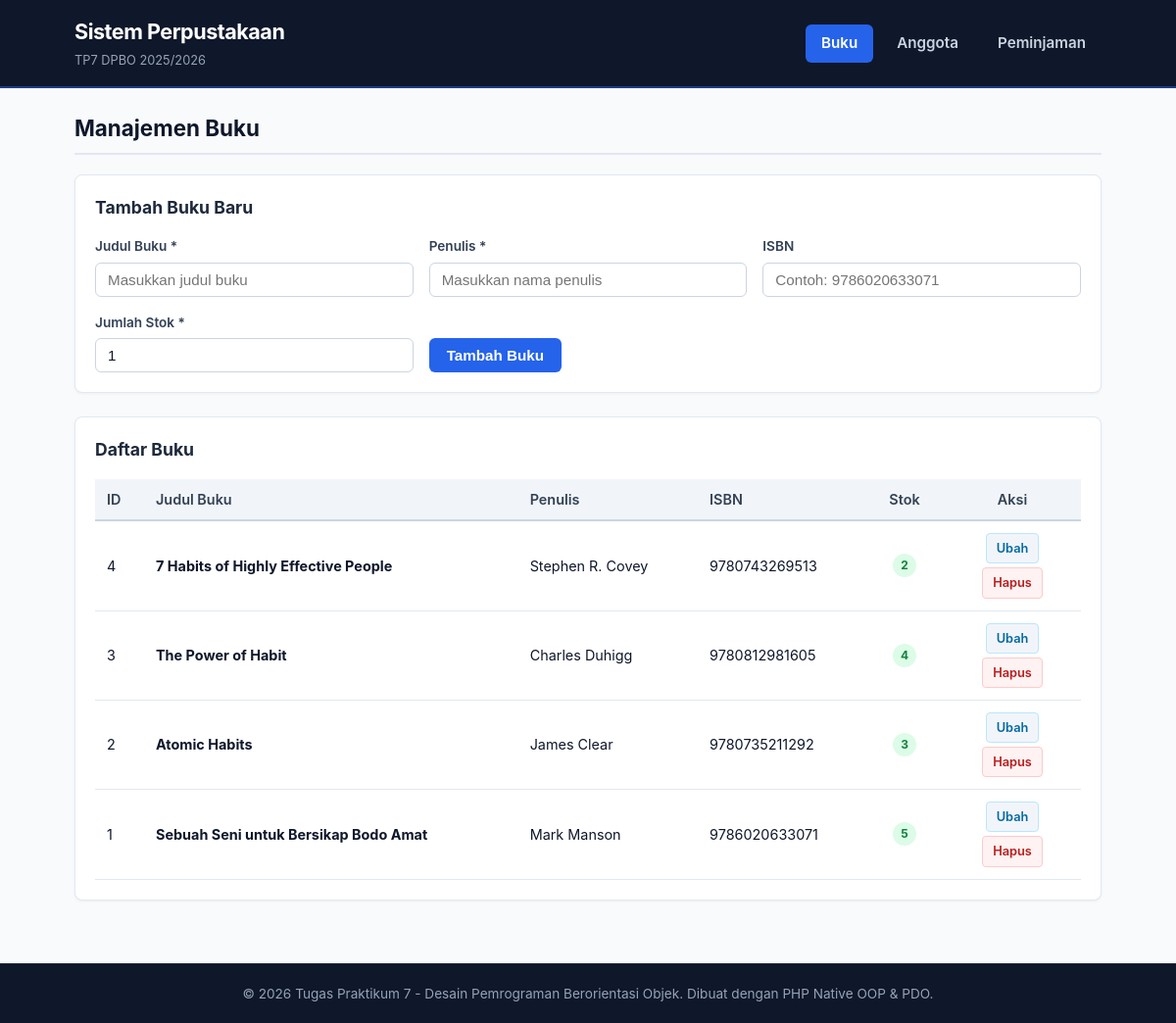
The page / on the database its author committed.
### tables this page shows
CREATE TABLE IF NOT EXISTS books (
    id INT AUTO_INCREMENT PRIMARY KEY,
    title VARCHAR(255) NOT NULL,
    author VARCHAR(100) NOT NULL,
    isbn VARCHAR(13) UNIQUE,
    stock INT NOT NULL DEFAULT 0
);

### config/db.php (called while the page is built, shortened)
<?php
class Database {
    private $host = "localhost";
    private $username = "root";
    private $password = "";
    private $dbname = "db_library";
    public function __construct() {
        try {
            $this->conn = new PDO("mysql:host={$this->host};dbname={$this->dbname};charset=utf8mb4", $this->username, $this->password);
        } catch (PDOException $e) {
            die("Koneksi database gagal: " . $e->getMessage());
        }
    }
}
?>

### class/Book.php (called while the page is built, shortened)
<?php
require_once __DIR__ . '/../config/db.php';
class Book {
    private $db;
    public function __construct() {
        $this->db = (new Database())->conn;
    }
    public function getAllBooks() {
        $stmt = $this->db->prepare("SELECT * FROM books ORDER BY id DESC");
        $stmt->execute();
        return $stmt->fetchAll();
    }
}
?>

### view/books.php (the view, shortened to what this page needs)
<?php
$editBook = null;
?>
<div class="page-header">
    <h2>Manajemen Buku</h2>
</div>
<div class="card form-card">
    <h3><?= $editBook ? 'Ubah Data Buku' : 'Tambah Buku Baru' ?></h3>
    <form method="POST" action="index.php?page=books" class="grid-form">
        <div class="form-group">
            <label for="title">Judul Buku *</label>
            <input type="text" id="title" name="title" required value="<?= $editBook ? htmlspecialchars($editBook['title']) : '' ?>" placeholder="Masukkan judul buku">
        </div>
        <div class="form-group">
            <label for="author">Penulis *</label>
            <input type="text" id="author" name="author" required value="<?= $editBook ? htmlspecialchars($editBook['author']) : '' ?>" placeholder="Masukkan nama penulis">
        </div>
        <div class="form-group">
            <label for="isbn">ISBN</label>
            <input type="text" id="isbn" name="isbn" value="<?= $editBook ? htmlspecialchars($editBook['isbn'] ?? '') : '' ?>" placeholder="Contoh: 9786020633071">
        </div>
        <div class="form-group">
            <label for="stock">Jumlah Stok *</label>
            <input type="number" id="stock" name="stock" required min="0" value="<?= $editBook ? htmlspecialchars($editBook['stock']) : '1' ?>">
        </div>
        <div class="form-actions">
            <?php if ($editBook): ?>
                <button type="submit" name="update_book" class="btn btn-primary">Simpan Perubahan</button>
                <a href="index.php?page=books" class="btn btn-secondary">Batal</a>
            <?php else: ?>
                <button type="submit" name="add_book" class="btn btn-primary">Tambah Buku</button>
            <?php endif; ?>
        </div>
    </form>
</div>
<div class="card table-card">
    <h3>Daftar Buku</h3>
    <div class="table-responsive">
        <table>
            <thead>
                <tr>
                    <th style="width: 50px;">ID</th>
                    <th>Judul Buku</th>
                    <th>Penulis</th>
                    <th>ISBN</th>
                    <th style="width: 80px; text-align: center;">Stok</th>
                    <th style="width: 140px; text-align: center;">Aksi</th>
                </tr>
            </thead>
            <tbody>
                <?php
                $booksList = $book->getAllBooks();
                if (empty($booksList)):
                ?>
                <tr>
                    <td colspan="6" class="text-center text-muted">Belum ada data buku.</td>
                </tr>
                <?php else: ?>
                    <?php foreach ($booksList as $b): ?>
                    <tr>
                        <td><?= htmlspecialchars($b['id']) ?></td>
                        <td><strong><?= htmlspecialchars($b['title']) ?></strong></td>
                        <td><?= htmlspecialchars($b['author']) ?></td>
                        <td><?= htmlspecialchars($b['isbn'] ?? '-') ?></td>
                        <td style="text-align: center;">
                            <span class="badge <?= $b['stock'] > 0 ? 'badge-success' : 'badge-danger' ?>">
                                <?= htmlspecialchars($b['stock']) ?>
                            </span>
                        </td>
                        <td style="text-align: center;">
                            <a href="index.php?page=books&edit=<?= $b['id'] ?>" class="btn-sm btn-edit">Ubah</a>
                            <a href="index.php?page=books&action=delete&id=<?= $b['id'] ?>" class="btn-sm btn-delete" onclick="return confirm('Apakah Anda yakin ingin menghapus buku \'<?= htmlspecialchars(addslashes($b['title'])) ?>\'?');">Hapus</a>
                        </td>
                    </tr>
                    <?php endforeach; ?>
                <?php endif; ?>
            </tbody>
        </table>
    </div>
</div>

### style.css (style rules this page uses)
:root { --bg-page: #f8fafc; --bg-card: #ffffff; --text-main: #0f172a; --text-muted: #64748b; --border-color: #cbd5e1; --border-light: #e2e8f0; --primary: #1e3a8a; --primary-hover: #1e40af; --secondary: #475569; --secondary-hover: #334155; --success: #15803d; --success-bg: #dcfce7; --warning: #b45309; --warning-bg: #fef3c7; --danger: #b91c1c; --danger-bg: #fee2e2; }
* { box-sizing: border-box; margin: 0; padding: 0; }
body { font-family: -apple-system, BlinkMacSystemFont, "Segoe UI", Roboto, Helvetica, Arial, sans-serif; background-color: var(--bg-page); color: var(--text-main); line-height: 1.5; min-height: 100vh; display: flex; flex-direction: column; }
.page-header { margin-bottom: 20px; }
.page-header h2 { font-size: 1.4rem; color: #0f172a; border-bottom: 2px solid var(--border-light); padding-bottom: 8px; }
.card { background-color: var(--bg-card); border: 1px solid var(--border-light); border-radius: 8px; padding: 20px; margin-bottom: 24px; box-shadow: 0 1px 3px rgba(0, 0, 0, 0.05); }
.card h3 { font-size: 1.1rem; margin-bottom: 16px; color: #1e293b; }
.grid-form { display: grid; grid-template-columns: repeat(auto-fit, minmax(240px, 1fr)); gap: 16px; align-items: flex-end; }
.form-group { display: flex; flex-direction: column; }
.form-group label { font-size: 0.85rem; font-weight: 600; color: #334155; margin-bottom: 6px; }
.form-group input, .form-group select { padding: 8px 12px; border: 1px solid var(--border-color); border-radius: 6px; font-size: 0.95rem; color: var(--text-main); background-color: #ffffff; }
.form-actions { display: flex; gap: 8px; align-items: center; }
.btn { display: inline-block; padding: 9px 18px; font-size: 0.95rem; font-weight: 600; text-align: center; text-decoration: none; border: none; border-radius: 6px; cursor: pointer; transition: background-color 0.15s ease; }
.btn-primary { background-color: #2563eb; color: #ffffff; }
.btn-sm { display: inline-block; padding: 5px 10px; font-size: 0.8rem; font-weight: 600; text-decoration: none; border-radius: 4px; margin: 2px; }
.btn-edit { background-color: #f1f5f9; color: #0369a1; border: 1px solid #bae6fd; }
.btn-delete { background-color: #fef2f2; color: #b91c1c; border: 1px solid #fecaca; }
.table-responsive { overflow-x: auto; }
table { width: 100%; border-collapse: collapse; font-size: 0.9rem; text-align: left; }
thead { background-color: #f1f5f9; }
th { padding: 10px 12px; font-weight: 600; color: #334155; border-bottom: 2px solid var(--border-color); }
td { padding: 10px 12px; border-bottom: 1px solid var(--border-light); vertical-align: middle; }
.badge { display: inline-block; padding: 3px 8px; font-size: 0.75rem; font-weight: 700; border-radius: 9999px; text-align: center; }
.badge-success { background-color: var(--success-bg); color: var(--success); }

### rows shown on the page
books: id "4", title "7 Habits of Highly Effective People", author "Stephen R. Covey", isbn "9780743269513", stock "2"
books: id "3", title "The Power of Habit", author "Charles Duhigg", isbn "9780812981605", stock "4"
books: id "2", title "Atomic Habits", author "James Clear", isbn "9780735211292", stock "3"
books: id "1", title "Sebuah Seni untuk Bersikap Bodo Amat", author "Mark Manson", isbn "9786020633071", stock "5"
